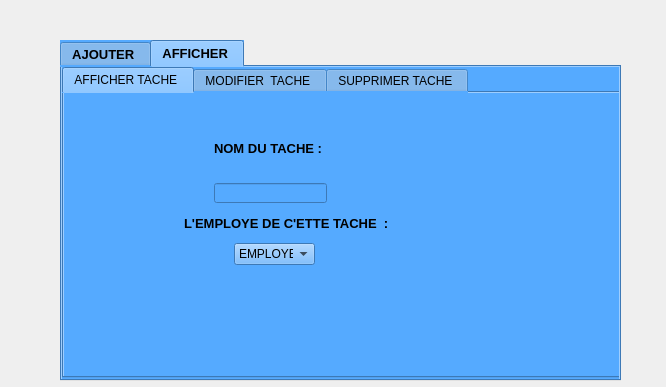
<?xml version="1.0" encoding="UTF-8"?>
<ui version="4.0">
 <class>tache</class>
 <widget class="QWidget" name="tache">
  <property name="geometry">
   <rect>
    <x>0</x>
    <y>0</y>
    <width>666</width>
    <height>387</height>
   </rect>
  </property>
  <property name="windowTitle">
   <string>Form</string>
  </property>
  <widget class="QTabWidget" name="tabWidget">
   <property name="geometry">
    <rect>
     <x>60</x>
     <y>40</y>
     <width>561</width>
     <height>341</height>
    </rect>
   </property>
   <property name="font">
    <font>
     <pointsize>10</pointsize>
     <weight>75</weight>
     <bold>true</bold>
    </font>
   </property>
   <property name="styleSheet">
    <string notr="true">background-color: rgb(85, 170, 255);</string>
   </property>
   <property name="currentIndex">
    <number>1</number>
   </property>
   <widget class="QWidget" name="AFFICHE">
    <attribute name="title">
     <string>AJOUTER </string>
    </attribute>
    <widget class="QLabel" name="label">
     <property name="geometry">
      <rect>
       <x>180</x>
       <y>20</y>
       <width>251</width>
       <height>21</height>
      </rect>
     </property>
     <property name="font">
      <font>
       <pointsize>12</pointsize>
       <weight>75</weight>
       <bold>true</bold>
       <underline>true</underline>
      </font>
     </property>
     <property name="styleSheet">
      <string notr="true">color: rgb(85, 170, 255);
color: rgb(255, 0, 0);</string>
     </property>
     <property name="text">
      <string>AJOUTER UNE TACHE </string>
     </property>
    </widget>
    <widget class="QLabel" name="label_5">
     <property name="geometry">
      <rect>
       <x>210</x>
       <y>80</y>
       <width>111</width>
       <height>20</height>
      </rect>
     </property>
     <property name="font">
      <font>
       <pointsize>10</pointsize>
       <weight>75</weight>
       <bold>true</bold>
      </font>
     </property>
     <property name="text">
      <string>NOM DU TACHE : </string>
     </property>
    </widget>
    <widget class="QLineEdit" name="lineEdit_4">
     <property name="geometry">
      <rect>
       <x>200</x>
       <y>110</y>
       <width>113</width>
       <height>20</height>
      </rect>
     </property>
     <property name="styleSheet">
      <string notr="true">background-color: rgb(255, 255, 255);</string>
     </property>
    </widget>
    <widget class="QPushButton" name="pushButton">
     <property name="geometry">
      <rect>
       <x>330</x>
       <y>260</y>
       <width>75</width>
       <height>23</height>
      </rect>
     </property>
     <property name="text">
      <string>AJOUTER </string>
     </property>
    </widget>
    <widget class="QPushButton" name="pushButton_2">
     <property name="geometry">
      <rect>
       <x>410</x>
       <y>260</y>
       <width>75</width>
       <height>23</height>
      </rect>
     </property>
     <property name="text">
      <string>ANNULER </string>
     </property>
    </widget>
    <widget class="QComboBox" name="comboBox">
     <property name="geometry">
      <rect>
       <x>210</x>
       <y>170</y>
       <width>81</width>
       <height>22</height>
      </rect>
     </property>
     <item>
      <property name="text">
       <string>EMPLOYE 1 </string>
      </property>
     </item>
     <item>
      <property name="text">
       <string>EMPLOYE 2</string>
      </property>
     </item>
     <item>
      <property name="text">
       <string>EMPLOYE 3</string>
      </property>
     </item>
     <item>
      <property name="text">
       <string>EMPLOYE 4 </string>
      </property>
     </item>
    </widget>
    <widget class="QLabel" name="label_2">
     <property name="geometry">
      <rect>
       <x>150</x>
       <y>140</y>
       <width>211</width>
       <height>20</height>
      </rect>
     </property>
     <property name="font">
      <font>
       <pointsize>10</pointsize>
       <weight>75</weight>
       <bold>true</bold>
      </font>
     </property>
     <property name="text">
      <string>L'EMPLOYE DE C'ETTE TACHE  :  </string>
     </property>
    </widget>
   </widget>
   <widget class="QWidget" name="tab_2">
    <attribute name="title">
     <string>AFFICHER </string>
    </attribute>
    <widget class="QTabWidget" name="tabWidget_2">
     <property name="geometry">
      <rect>
       <x>0</x>
       <y>0</y>
       <width>561</width>
       <height>311</height>
      </rect>
     </property>
     <property name="currentIndex">
      <number>0</number>
     </property>
     <widget class="QWidget" name="tab_7">
      <property name="enabled">
       <bool>true</bool>
      </property>
      <attribute name="title">
       <string>AFFICHER TACHE </string>
      </attribute>
      <widget class="QLabel" name="label_20">
       <property name="geometry">
        <rect>
         <x>150</x>
         <y>45</y>
         <width>121</width>
         <height>21</height>
        </rect>
       </property>
       <property name="font">
        <font>
         <pointsize>10</pointsize>
         <weight>75</weight>
         <bold>true</bold>
        </font>
       </property>
       <property name="text">
        <string>NOM DU TACHE : </string>
       </property>
      </widget>
      <widget class="QLineEdit" name="lineEdit_12">
       <property name="geometry">
        <rect>
         <x>150</x>
         <y>90</y>
         <width>113</width>
         <height>20</height>
        </rect>
       </property>
      </widget>
      <widget class="QLabel" name="label_3">
       <property name="geometry">
        <rect>
         <x>120</x>
         <y>120</y>
         <width>211</width>
         <height>20</height>
        </rect>
       </property>
       <property name="font">
        <font>
         <pointsize>10</pointsize>
         <weight>75</weight>
         <bold>true</bold>
        </font>
       </property>
       <property name="text">
        <string>L'EMPLOYE DE C'ETTE TACHE  :  </string>
       </property>
      </widget>
      <widget class="QComboBox" name="comboBox_2">
       <property name="geometry">
        <rect>
         <x>170</x>
         <y>150</y>
         <width>81</width>
         <height>22</height>
        </rect>
       </property>
       <item>
        <property name="text">
         <string>EMPLOYE 1 </string>
        </property>
       </item>
       <item>
        <property name="text">
         <string>EMPLOYE 2</string>
        </property>
       </item>
       <item>
        <property name="text">
         <string>EMPLOYE 3</string>
        </property>
       </item>
       <item>
        <property name="text">
         <string>EMPLOYE 4 </string>
        </property>
       </item>
      </widget>
     </widget>
     <widget class="QWidget" name="tab">
      <attribute name="title">
       <string>MODIFIER  TACHE </string>
      </attribute>
      <widget class="QLineEdit" name="lineEdit_9">
       <property name="geometry">
        <rect>
         <x>320</x>
         <y>60</y>
         <width>113</width>
         <height>20</height>
        </rect>
       </property>
       <property name="styleSheet">
        <string notr="true">background-color: rgb(255, 255, 255);</string>
       </property>
      </widget>
      <widget class="QPushButton" name="pushButton_5">
       <property name="geometry">
        <rect>
         <x>220</x>
         <y>240</y>
         <width>75</width>
         <height>23</height>
        </rect>
       </property>
       <property name="text">
        <string>MODIFIER </string>
       </property>
      </widget>
      <widget class="QLabel" name="label_18">
       <property name="geometry">
        <rect>
         <x>40</x>
         <y>60</y>
         <width>271</width>
         <height>16</height>
        </rect>
       </property>
       <property name="font">
        <font>
         <pointsize>9</pointsize>
         <weight>75</weight>
         <bold>true</bold>
         <underline>true</underline>
        </font>
       </property>
       <property name="text">
        <string>Saisir le nom du tache   à modifier:</string>
       </property>
      </widget>
      <widget class="QLabel" name="label_4">
       <property name="geometry">
        <rect>
         <x>170</x>
         <y>120</y>
         <width>211</width>
         <height>20</height>
        </rect>
       </property>
       <property name="font">
        <font>
         <pointsize>10</pointsize>
         <weight>75</weight>
         <bold>true</bold>
        </font>
       </property>
       <property name="text">
        <string>L'EMPLOYE DE C'ETTE TACHE  :  </string>
       </property>
      </widget>
      <widget class="QComboBox" name="comboBox_3">
       <property name="geometry">
        <rect>
         <x>220</x>
         <y>170</y>
         <width>81</width>
         <height>22</height>
        </rect>
       </property>
       <item>
        <property name="text">
         <string>EMPLOYE 1 </string>
        </property>
       </item>
       <item>
        <property name="text">
         <string>EMPLOYE 2</string>
        </property>
       </item>
       <item>
        <property name="text">
         <string>EMPLOYE 3</string>
        </property>
       </item>
       <item>
        <property name="text">
         <string>EMPLOYE 4 </string>
        </property>
       </item>
      </widget>
     </widget>
     <widget class="QWidget" name="tab_3">
      <attribute name="title">
       <string>SUPPRIMER TACHE </string>
      </attribute>
      <widget class="QLineEdit" name="lineEdit_10">
       <property name="geometry">
        <rect>
         <x>290</x>
         <y>90</y>
         <width>113</width>
         <height>20</height>
        </rect>
       </property>
       <property name="styleSheet">
        <string notr="true">background-color: rgb(255, 255, 255);</string>
       </property>
      </widget>
      <widget class="QPushButton" name="pushButton_6">
       <property name="geometry">
        <rect>
         <x>220</x>
         <y>220</y>
         <width>75</width>
         <height>23</height>
        </rect>
       </property>
       <property name="text">
        <string>SUPPRIMER</string>
       </property>
      </widget>
      <widget class="QLabel" name="label_19">
       <property name="geometry">
        <rect>
         <x>10</x>
         <y>90</y>
         <width>271</width>
         <height>16</height>
        </rect>
       </property>
       <property name="font">
        <font>
         <pointsize>9</pointsize>
         <weight>75</weight>
         <bold>true</bold>
         <underline>true</underline>
        </font>
       </property>
       <property name="text">
        <string>Saisir le nom du tache   à Supprimer :</string>
       </property>
      </widget>
     </widget>
    </widget>
   </widget>
  </widget>
 </widget>
 <resources/>
 <connections/>
</ui>
